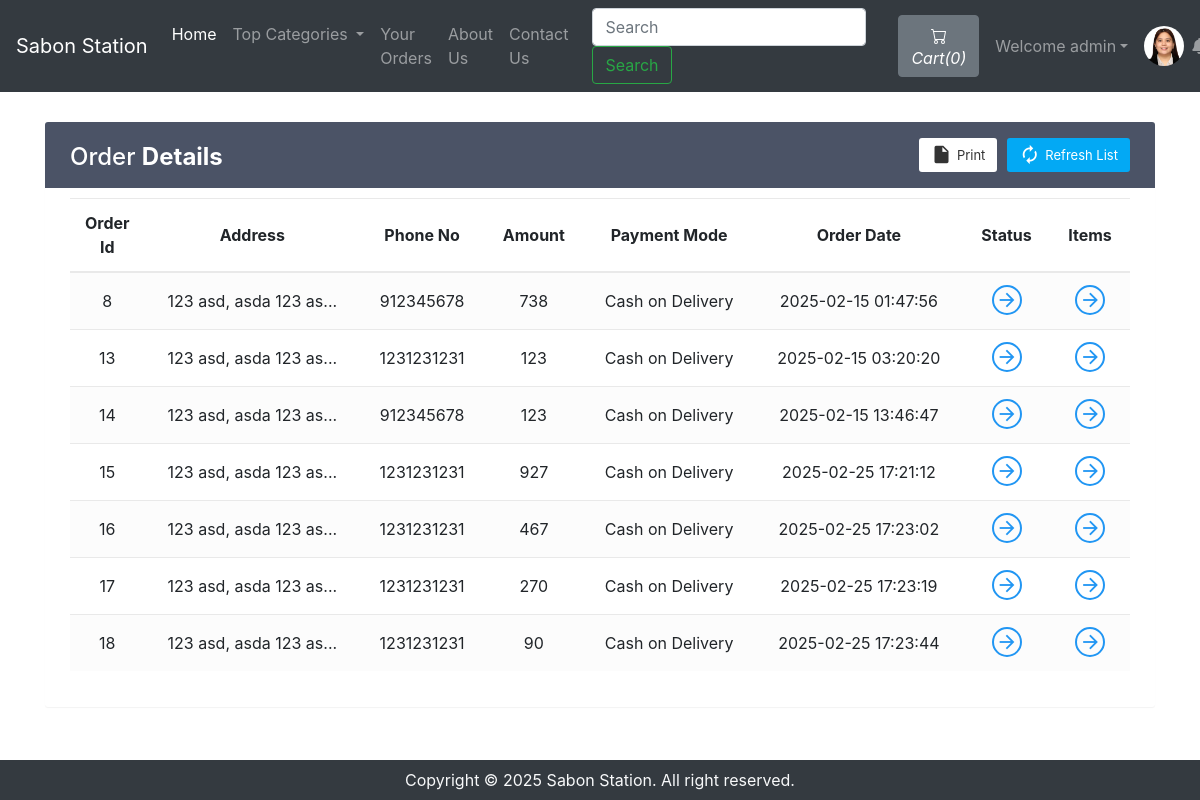
The page /viewOrder.php (signed in) on the database its author committed.
### tables this page shows
CREATE TABLE `sitedetail` (
  `tempId` int(11) NOT NULL,
  `systemName` varchar(21) NOT NULL,
  `email` varchar(35) NOT NULL,
  `contact1` bigint(21) NOT NULL,
  `contact2` bigint(21) DEFAULT NULL COMMENT 'Optional',
  `address` text NOT NULL,
  `dateTime` datetime NOT NULL DEFAULT current_timestamp()
);

CREATE TABLE `users` (
  `id` int(21) NOT NULL,
  `username` varchar(21) NOT NULL,
  `firstName` varchar(21) NOT NULL,
  `lastName` varchar(21) NOT NULL,
  `email` varchar(35) NOT NULL,
  `phone` bigint(20) NOT NULL,
  `address` varchar(255) DEFAULT NULL,
  `city` varchar(100) DEFAULT NULL,
  `zipcode` varchar(4) DEFAULT NULL,
  `userType` enum('0','1') NOT NULL DEFAULT '0' COMMENT '0=user\r\n1=admin',
  `password` varchar(255) NOT NULL,
  `joinDate` datetime NOT NULL DEFAULT current_timestamp(),
  `image` varchar(255) NOT NULL DEFAULT 'img/profile/profilePic.jpg'
);

CREATE TABLE `orders` (
  `orderId` int(21) NOT NULL,
  `userId` int(21) NOT NULL,
  `address` varchar(255) NOT NULL,
  `zipCode` int(21) NOT NULL,
  `phoneNo` bigint(21) NOT NULL,
  `amount` int(200) NOT NULL,
  `paymentMode` enum('0','1') NOT NULL DEFAULT '0' COMMENT '0=cash on delivery, \r\n1=online ',
  `orderStatus` enum('0','1','2','3','4','5','6') NOT NULL DEFAULT '0' COMMENT '0=Order Placed.\r\n1=Order Confirmed.\r\n2=Preparing your Order.\r\n3=Your order is on the way!\r\n4=Order Delivered.\r\n5=Order Denied.\r\n6=Order Cancelled.',
  `orderDate` datetime NOT NULL DEFAULT current_timestamp()
);

### viewOrder.php (the view, shortened to what this page needs)
<!doctype html>
<html lang="en">
<head>
    <link rel="stylesheet" href="https://stackpath.bootstrapcdn.com/bootstrap/4.5.0/css/bootstrap.min.css">
    <link rel="stylesheet" href="https://use.fontawesome.com/releases/v5.7.2/css/all.css">
    <link rel="stylesheet" href="https://cdnjs.cloudflare.com/ajax/libs/toastr.js/latest/toastr.min.css">
</head>
<body>
    <?php include 'partials/_dbconnect.php';?>
    <?php include 'partials/_nav.php';?>
    <?php
    if($loggedin){
    ?>
    <div class="container">
        <div class="table-wrapper" id="empty">
            <div class="table-title">
                <div class="row">
                    <div class="col-sm-4">
                        <h2>Order <b>Details</b></h2>
                    </div>
                    <div class="col-sm-8">
                        <a href="" class="btn btn-primary"><i class="material-icons">&#xE863;</i> <span>Refresh List</span></a>
                        <a href="#" onclick="window.print()" class="btn btn-info"><i class="material-icons">&#xE24D;</i> <span>Print</span></a>
                    </div>
                </div>
            </div>
            <table class="table table-striped table-hover text-center">
                <thead>
                    <tr>
                        <th>Order Id</th>
                        <th>Address</th>
                        <th>Phone No</th>
                        <th>Amount</th>
                        <th>Payment Mode</th>
                        <th>Order Date</th>
                        <th>Status</th>
                        <th>Items</th>
                    </tr>
                </thead>
                <tbody>
                    <?php
                        $sql = "SELECT * FROM `orders` WHERE `userId`= $userId";
                        $result = mysqli_query($conn, $sql);
                        while($row = mysqli_fetch_assoc($result)){
                            $orderId = $row['orderId'];
                            $address = $row['address'];
                            $phoneNo = $row['phoneNo'];
                            $amount = $row['amount'];
                            $orderDate = $row['orderDate'];
                            $paymentMode = $row['paymentMode'];
                            if($paymentMode == 0) {
                                $paymentMode = "Cash on Delivery";
                            }
                            else {
                                $paymentMode = "Online";
                            }
                            echo '<tr>
                                    <td>' . $orderId . '</td>
                                    <td>' . substr($address, 0, 20) . '...</td>
                                    <td>' . $phoneNo . '</td>
                                    <td>' . $amount . '</td>
                                    <td>' . $paymentMode . '</td>
                                    <td>' . $orderDate . '</td>
                                    <td><a href="#" data-toggle="modal" data-target="#orderStatus' . $orderId . '" class="view"><i class="material-icons">&#xE5C8;</i></a></td>
                                    <td><a href="#" data-toggle="modal" data-target="#orderItem' . $orderId . '" class="view" title="View Details"><i class="material-icons">&#xE5C8;</i></a></td>
                                </tr>';
                        }
                            ?>
                </tbody>
            </table>
        </div>
    </div>
    <?php
    }
    else {
        echo '<div class="container" style="min-height : 610px;">
        <div class="alert alert-info my-3">
            <font style="font-size:22px"><center>Check your Order. You need to <strong><a class="alert-link" data-toggle="modal" data-target="#loginModal">Login</a></strong></center></font>
        </div></div>';
    }
    ?>
    <?php
    require 'partials/_footer.php';
    ?>
</body>
</html>

### partials/_nav.php (shortened to what this page needs)
<?php
if(isset($_SESSION['loggedin']) && $_SESSION['loggedin']==true){
  $loggedin= true;
  $userId = $_SESSION['userId'];
  $username = $_SESSION['username'];
}
else{
  $loggedin = false;
  $userId = 0;
}
$sql = "SELECT * FROM `sitedetail`";
$result = mysqli_query($conn, $sql);
$row = mysqli_fetch_assoc($result);
$systemName = $row['systemName'];
echo '<nav class="navbar navbar-expand-lg navbar-dark bg-dark">
      <a class="navbar-brand" href="index.php">'.$systemName.'</a>
      <button class="navbar-toggler" type="button" data-toggle="collapse" data-target="#navbarSupportedContent" aria-controls="navbarSupportedContent" aria-expanded="false" aria-label="Toggle navigation">
        <span class="navbar-toggler-icon"></span>
      </button>
      <div class="collapse navbar-collapse" id="navbarSupportedContent">
        <ul class="navbar-nav mr-auto">
          <li class="nav-item active">
            <a class="nav-link" href="index.php">Home <span class="sr-only">(current)</span></a>
          </li>
          <li class="nav-item dropdown">
            <a class="nav-link dropdown-toggle" href="#" id="navbarDropdown" role="button" data-toggle="dropdown" aria-haspopup="true" aria-expanded="false">
              Top Categories
            </a>
            <div class="dropdown-menu" aria-labelledby="navbarDropdown">';
            echo '</div>
          </li>
          <li class="nav-item">
            <a class="nav-link" href="viewOrder.php">Your Orders</a>
          </li>
          <li class="nav-item">
            <a class="nav-link" href="about.php">About Us</a>
          </li>
          <li class="nav-item">
            <a class="nav-link" href="contact.php">Contact Us</a>
          </li>
        </ul>
        <form method="get" action="search.php" class="form-inline my-2 my-lg-0 mx-3">
          <input class="form-control mr-sm-2" type="search" name="search" id="search" placeholder="Search" aria-label="Search" required>
          <button class="btn btn-outline-success my-2 my-sm-0" type="submit">Search</button>
        </form>';
        $countsql = "SELECT SUM(`itemQuantity`) FROM `viewcart` WHERE `userId`=$userId";
        $countresult = mysqli_query($conn, $countsql);
        $countrow = mysqli_fetch_assoc($countresult);
        $count = $countrow['SUM(`itemQuantity`)'];
        if(!$count) {
          $count = 0;
        }
        echo '<a href="viewCart.php"><button type="button" class="btn btn-secondary mx-2" title="MyCart">
          <svg xmlns="img/cart.svg" width="16" height="16" fill="currentColor" class="bi bi-cart" viewBox="0 0 16 16">
            <path d="M0 1.5A.5.5 0 0 1 .5 1H2a.5.5 0 0 1 .485.379L2.89 3H14.5a.5.5 0 0 1 .491.592l-1.5 8A.5.5 0 0 1 13 12H4a.5.5 0 0 1-.491-.408L2.01 3.607 1.61 2H.5a.5.5 0 0 1-.5-.5zM3.102 4l1.313 7h8.17l1.313-7H3.102zM5 12a2 2 0 1 0 0 4 2 2 0 0 0 0-4zm7 0a2 2 0 1 0 0 4 2 2 0 0 0 0-4zm-7 1a1 1 0 1 1 0 2 1 1 0 0 1 0-2zm7 0a1 1 0 1 1 0 2 1 1 0 0 1 0-2z"/>
          </svg>
          <i class="bi bi-cart">Cart(' .$count. ')</i>
        </button></a>';
        $userSql = "SELECT image FROM users WHERE id='$userId'";
        $userResult = mysqli_query($conn, $userSql);
        $row = mysqli_fetch_assoc($userResult);
        if($loggedin){
          echo '<ul class="navbar-nav mr-2">
            <li class="nav-item dropdown">
              <a class="nav-link dropdown-toggle" href="#" id="navbarDropdown" role="button" data-toggle="dropdown"> Welcome ' .$username. '</a>
              <div class="dropdown-menu" aria-labelledby="navbarDropdown">
                <a class="dropdown-item" href="partials/_logout.php">Logout</a>
              </div>
            </li>
          </ul>
          <div class="text-center image-size-small position-relative">
            <a href="viewProfile.php"><img src="img/' .$row['image']. '" class="rounded-circle" onError="this.src = \'img/profilePic.jpg\'" style="width:40px; height:40px"></a>
          </div>';
        }
        else {
          echo '
          <button type="button" class="btn btn-success mx-2"  data-toggle="modal" data-target="#loginModal">Login</button>
          <button type="button" class="btn btn-success mx-2"  data-toggle="modal" data-target="#signupModal">SignUp</button>';
        }
  echo '<ul class="navbar-nav mr-2">';
  if($loggedin) {
      echo '<li class="nav-item dropdown">
              <a class="nav-link" href="#" id="notification" role="button" data-toggle="dropdown">
                  <i class="fas fa-bell"></i>
                  <span class="badge badge-danger" id="notificationCount" style="position: relative; top: -10px;"></span>
              </a>
              <div class="dropdown-menu dropdown-menu-right" style="min-width: 300px; max-height: 400px; overflow-y: auto;">
                  <div class="dropdown-header"><h6>Notifications</h6></div>
                  <div class="dropdown-divider"></div>
                  <div id="notificationList"></div>
              </div>
          </li>';
  }
  echo '</ul>';
  echo '</div>
    </nav>';
?>

### viewOrder.php (style rules this page uses)
.table-wrapper { background: #fff; padding: 20px 25px; margin: 30px auto; border-radius: 3px; box-shadow: 0 1px 1px rgba(0,0,0,.05); }
.table-wrapper .btn { float: right; color: #333; background-color: #fff; border-radius: 3px; border: none; outline: none !important; margin-left: 10px; }
.table-wrapper .btn.btn-primary { color: #fff; background: #03A9F4; }
.table-title .btn { font-size: 13px; border: none; }
.table-title .btn i { float: left; font-size: 21px; margin-right: 5px; }
.table-title .btn span { float: left; margin-top: 2px; }
.table-title { color: #fff; background: #4b5366; padding: 16px 25px; margin: -20px -25px 10px; border-radius: 3px 3px 0 0; }
.table-title h2 { margin: 5px 0 0; font-size: 24px; }
table.table tr th, table.table tr td { border-color: #e9e9e9; padding: 12px 15px; vertical-align: middle; }
table.table tr th:first-child { width: 60px; }
table.table tr th:last-child { width: 80px; }
table.table-striped tbody tr:nth-of-type(odd) { background-color: #fcfcfc; }
table.table td a { font-weight: bold; color: #566787; display: inline-block; text-decoration: none; }
table.table td a.view { width: 30px; height: 30px; color: #2196F3; border: 2px solid; border-radius: 30px; text-align: center; }
table.table td a.view i { font-size: 22px; margin: 2px 0 0 1px; }
table { counter-reset: section; }

### rows shown on the page
sitedetail: systemName "Sabon Station"
users: image (picture)
orders: orderId "8", address "123 asd, asda 123 as", phoneNo "912345678", amount "738", paymentMode "Cash on Delivery", orderDate "2025-02-15 01:47:56"
orders: orderId "13", address "123 asd, asda 123 as", phoneNo "1231231231", amount "123", paymentMode "Cash on Delivery", orderDate "2025-02-15 03:20:20"
orders: orderId "14", address "123 asd, asda 123 as", phoneNo "912345678", amount "123", paymentMode "Cash on Delivery", orderDate "2025-02-15 13:46:47"
orders: orderId "15", address "123 asd, asda 123 as", phoneNo "1231231231", amount "927", paymentMode "Cash on Delivery", orderDate "2025-02-25 17:21:12"
orders: orderId "16", address "123 asd, asda 123 as", phoneNo "1231231231", amount "467", paymentMode "Cash on Delivery", orderDate "2025-02-25 17:23:02"
orders: orderId "17", address "123 asd, asda 123 as", phoneNo "1231231231", amount "270", paymentMode "Cash on Delivery", orderDate "2025-02-25 17:23:19"
orders: orderId "18", address "123 asd, asda 123 as", phoneNo "1231231231", amount "90", paymentMode "Cash on Delivery", orderDate "2025-02-25 17:23:44"

### other values the page prints
$count "0"
$username "admin"
